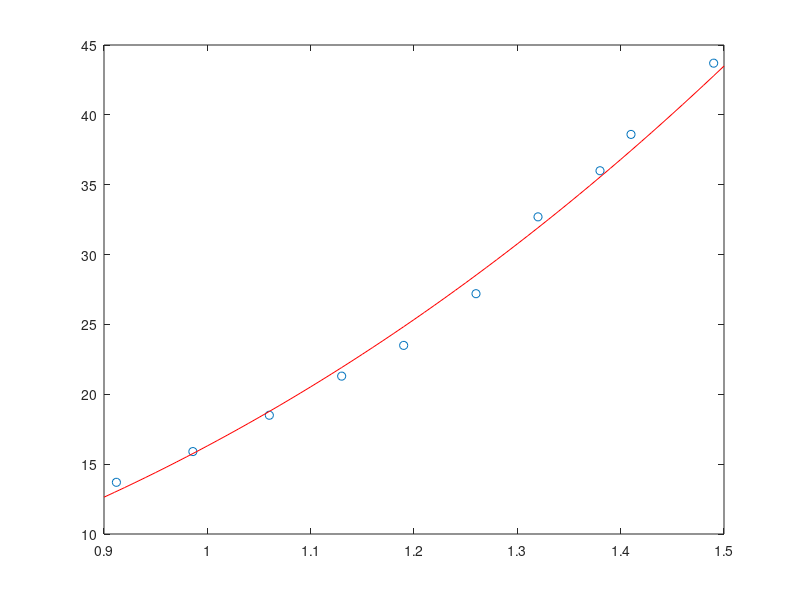

This chart was generated by the following MATLAB code:
h=[0.9120 0.9860 1.0600 1.1300 1.1900 1.2600 1.3200 1.3800 1.4100 1.4900];
w=[13.7 15.9 18.5 21.3 23.5 27.2 32.7 36.0 38.6 43.7];

x=log(h);
y=log(w);

A=[ones(size(x')) x'];
b=y';

c=(A'*A)\(A'*b);

c(1)= exp(c(1));

plot(h,w,'o')


hold on

t=0.9:0.01:1.5;

plot(t,c(1)*t.^(c(2)),'r')
